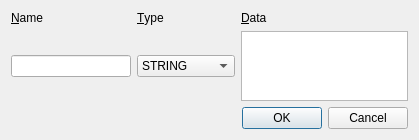
<ui version="4.0" >
 <class>PropertyEditDialog</class>
 <widget class="QDialog" name="PropertyEditDialog" >
  <property name="windowModality" >
   <enum>Qt::ApplicationModal</enum>
  </property>
  <property name="geometry" >
   <rect>
    <x>0</x>
    <y>0</y>
    <width>419</width>
    <height>124</height>
   </rect>
  </property>
  <property name="windowTitle" >
   <string>Dialog</string>
  </property>
  <layout class="QGridLayout" name="gridLayout" >
   <item row="0" column="0" >
    <widget class="QLabel" name="label" >
     <property name="text" >
      <string>&amp;Name</string>
     </property>
     <property name="buddy" >
      <cstring>nameEdit</cstring>
     </property>
    </widget>
   </item>
   <item row="0" column="1" >
    <widget class="QLabel" name="label_2" >
     <property name="text" >
      <string>&amp;Type</string>
     </property>
     <property name="buddy" >
      <cstring>comboBox</cstring>
     </property>
    </widget>
   </item>
   <item row="0" column="2" >
    <widget class="QLabel" name="label_3" >
     <property name="text" >
      <string>&amp;Data</string>
     </property>
     <property name="buddy" >
      <cstring>dataEdit</cstring>
     </property>
    </widget>
   </item>
   <item row="1" column="0" >
    <widget class="QLineEdit" name="nameEdit" >
     <property name="minimumSize" >
      <size>
       <width>120</width>
       <height>0</height>
      </size>
     </property>
     <property name="maximumSize" >
      <size>
       <width>250</width>
       <height>16777215</height>
      </size>
     </property>
    </widget>
   </item>
   <item row="1" column="1" >
    <widget class="QComboBox" name="comboBox" >
     <item>
      <property name="text" >
       <string>STRING</string>
      </property>
     </item>
     <item>
      <property name="text" >
       <string>BOOL</string>
      </property>
     </item>
     <item>
      <property name="text" >
       <string>INT</string>
      </property>
     </item>
     <item>
      <property name="text" >
       <string>INTPAIR</string>
      </property>
     </item>
     <item>
      <property name="text" >
       <string>INTTRIPPLE</string>
      </property>
     </item>
     <item>
      <property name="text" >
       <string>REAL</string>
      </property>
     </item>
     <item>
      <property name="text" >
       <string>MAP</string>
      </property>
     </item>
     <item>
      <property name="text" >
       <string>ARRAY</string>
      </property>
     </item>
    </widget>
   </item>
   <item row="1" column="2" >
    <widget class="QTextEdit" name="dataEdit" />
   </item>
   <item row="2" column="0" colspan="3" >
    <widget class="QDialogButtonBox" name="buttonBox" >
     <property name="orientation" >
      <enum>Qt::Horizontal</enum>
     </property>
     <property name="standardButtons" >
      <set>QDialogButtonBox::Cancel|QDialogButtonBox::Ok</set>
     </property>
    </widget>
   </item>
  </layout>
 </widget>
 <resources/>
 <connections>
  <connection>
   <sender>buttonBox</sender>
   <signal>accepted()</signal>
   <receiver>PropertyEditDialog</receiver>
   <slot>accept()</slot>
   <hints>
    <hint type="sourcelabel" >
     <x>328</x>
     <y>64</y>
    </hint>
    <hint type="destinationlabel" >
     <x>157</x>
     <y>85</y>
    </hint>
   </hints>
  </connection>
  <connection>
   <sender>buttonBox</sender>
   <signal>rejected()</signal>
   <receiver>PropertyEditDialog</receiver>
   <slot>reject()</slot>
   <hints>
    <hint type="sourcelabel" >
     <x>396</x>
     <y>70</y>
    </hint>
    <hint type="destinationlabel" >
     <x>286</x>
     <y>85</y>
    </hint>
   </hints>
  </connection>
 </connections>
</ui>
